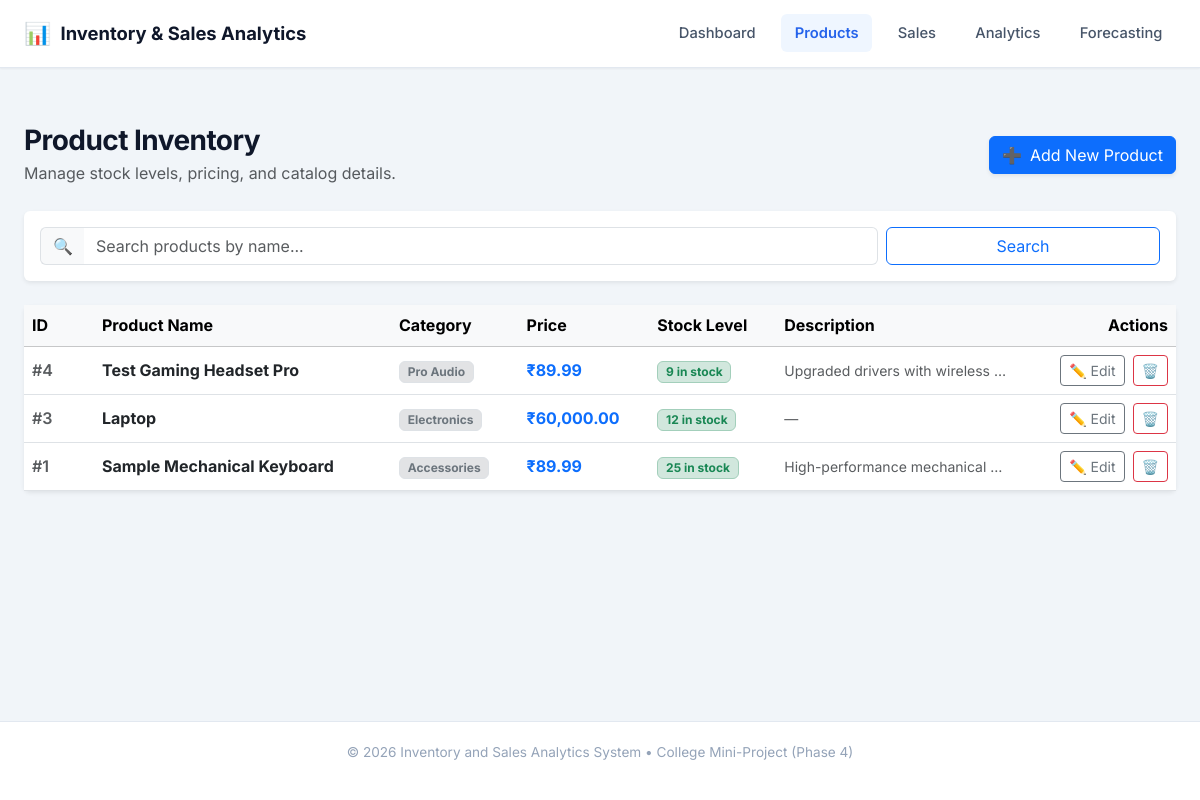
Screenshot of /products/ with the database file from the repository.
### models/product.py (models this page shows, shortened)
class Product(db.Model):
    __tablename__ = 'products'
    id = db.Column(db.Integer, primary_key=True)
    name = db.Column(db.String(100), nullable=False)
    category = db.Column(db.String(50), nullable=True)
    price = db.Column(db.Float, nullable=False)
    stock = db.Column(db.Integer, nullable=False)
    description = db.Column(db.Text, nullable=True)
    sales = db.relationship('Sale', back_populates='product', cascade='all, delete-orphan', lazy=True)

### products/routes.py (the view)
@products_bp.route('/', methods=['GET'])
def index():
    search_query = request.args.get('q', '').strip()
    if search_query:
        products = Product.query.filter(Product.name.ilike(f"%{search_query}%")).order_by(Product.name.asc()).all()
    else:
        products = Product.query.order_by(Product.id.desc()).all()
    return render_template('products.html', products=products, search_query=search_query)

### utils.py (called while the page is built)
def format_inr(number):
    if number is None:
        return "₹0.00"
    try:
        val = float(number)
    except (ValueError, TypeError):
        return f"₹{number}"
    is_neg = val < 0
    val = abs(val)
    formatted = f"{val:.2f}"
    parts = formatted.split(".")
    integer_part = parts[0]
    decimal_part = parts[1]
    if len(integer_part) > 3:
        last_three = integer_part[-3:]
        remaining = integer_part[:-3]
        grouped = []
        while len(remaining) > 2:
            grouped.insert(0, remaining[-2:])
            remaining = remaining[:-2]
        if remaining:
            grouped.insert(0, remaining)
        integer_part = ",".join(grouped) + "," + last_three
    prefix = "-₹" if is_neg else "₹"
    return f"{prefix}{integer_part}.{decimal_part}"

### templates/products.html (shortened to what this page needs)
{% extends 'base.html' %}
{% block content %}
<div class="page-container">
    <div class="page-header d-flex flex-wrap justify-content-between align-items-center gap-3 mb-4">
        <div>
            <h1 class="page-title mb-1">Product Inventory</h1>
            <p class="text-muted mb-0">Manage stock levels, pricing, and catalog details.</p>
        </div>
        <button type="button" class="btn btn-primary d-inline-flex align-items-center gap-2 shadow-sm" data-bs-toggle="modal" data-bs-target="#addProductModal">
            <span>➕</span> Add New Product
        </button>
    </div>
    <div class="card border-0 shadow-sm mb-4">
        <div class="card-body p-3">
            <form method="GET" action="{{ url_for('products.index') }}" class="row g-2 align-items-center">
                <div class="col-md-9 col-sm-8">
                    <div class="input-group">
                        <span class="input-group-text bg-light border-end-0">🔍</span>
                        <input type="text" name="q" class="form-control border-start-0" placeholder="Search products by name..." value="{{ search_query }}">
                    </div>
                </div>
                <div class="col-md-3 col-sm-4 d-flex gap-2">
                    <button type="submit" class="btn btn-outline-primary flex-fill">Search</button>
                </div>
            </form>
        </div>
    </div>
    <div class="card border-0 shadow-sm">
        <div class="table-responsive">
            <table class="table table-hover align-middle mb-0">
                <thead class="table-light">
                    <tr>
                        <th scope="col" style="width: 70px;">ID</th>
                        <th scope="col">Product Name</th>
                        <th scope="col">Category</th>
                        <th scope="col">Price</th>
                        <th scope="col">Stock Level</th>
                        <th scope="col">Description</th>
                        <th scope="col" class="text-end" style="width: 160px;">Actions</th>
                    </tr>
                </thead>
                <tbody>
                    {% for product in products %}
                        <tr>
                            <td class="text-muted fw-semibold">#{{ product.id }}</td>
                            <td>
                                <strong class="text-dark">{{ product.name }}</strong>
                            </td>
                            <td>
                                {% if product.category %}
                                    <span class="badge bg-secondary-subtle text-secondary border">{{ product.category }}</span>
                                {% else %}
                                    <span class="text-muted small">—</span>
                                {% endif %}
                            </td>
                            <td class="fw-bold text-primary">{{ product.price | inr }}</td>
                            <td>
                                {% if product.stock <= 0 %}
                                    <span class="badge bg-danger-subtle text-danger border border-danger-subtle">Out of Stock (0)</span>
                                {% elif product.stock <= 5 %}
                                    <span class="badge bg-warning-subtle text-warning-emphasis border border-warning-subtle">Low Stock ({{ product.stock }})</span>
                                {% else %}
                                    <span class="badge bg-success-subtle text-success border border-success-subtle">{{ product.stock }} in stock</span>
                                {% endif %}
                            </td>
                            <td class="text-muted small text-truncate" style="max-width: 200px;" title="{{ product.description or '' }}">
                                {{ product.description or '—' }}
                            </td>
                            <td class="text-end">
                                <div class="d-inline-flex gap-2">
                                    <a href="{{ url_for('products.edit', product_id=product.id) }}" class="btn btn-sm btn-outline-secondary" title="Edit Product">
                                        ✏️ Edit
                                    </a>
                                    <form action="{{ url_for('products.delete', product_id=product.id) }}" method="POST" class="d-inline" onsubmit="return confirm('Are you sure you want to delete \'{{ product.name }}\'? Associated sales records will also be removed.');">
                                        <button type="submit" class="btn btn-sm btn-outline-danger" title="Delete Product">
                                            🗑️
                                        </button>
                                    </form>
                                </div>
                            </td>
                        </tr>
                    {% endfor %}
                </tbody>
            </table>
        </div>
    </div>
</div>
{% endblock %}

### static/css/style.css (style rules this page uses)
:root { --bg-page: #f1f5f9; --bg-card: #ffffff; --text-primary: #0f172a; --text-secondary: #475569; --text-muted: #94a3b8; --primary: #2563eb; --primary-hover: #1d4ed8; --primary-light: #eff6ff; --border-color: #e2e8f0; --success: #16a34a; --success-bg: #dcfce7; --info: #0284c7; --info-bg: #e0f2fe; --radius-sm: 6px; --radius-md: 12px; --radius-lg: 16px; --shadow-sm: 0 1px 2px 0 rgba(0, 0, 0, 0.05); --shadow-md: 0 4px 6px -1px rgba(0, 0, 0, 0.1), 0 2px 4px -2px rgba(0, 0, 0, 0.1); --shadow-lg: 0 10px 15px -3px rgba(0, 0, 0, 0.1), 0 4px 6px -4px rgba(0, 0, 0, 0.1); --font-family: 'Inter', -apple-system, BlinkMacSystemFont, "Segoe UI", Roboto, sans-serif; }
* { margin: 0; padding: 0; box-sizing: border-box; }
body { font-family: var(--font-family); background-color: var(--bg-page); color: var(--text-primary); line-height: 1.6; min-height: 100vh; display: flex; flex-direction: column; }
.page-title { font-size: 1.75rem; font-weight: 700; letter-spacing: -0.02em; color: var(--text-primary); }
.text-success { color: var(--success); }

### rows the page displays
Product: id "4", name "Test Gaming Headset Pro", category "Pro Audio", price|inr "₹89.99", stock "9", description "Upgraded drivers with wireless…"
Product: id "3", name "Laptop", category "Electronics", price|inr "₹60,000.00", stock "12", description "—"
Product: id "1", name "Sample Mechanical Keyboard", category "Accessories", price|inr "₹89.99", stock "25", description "High-performance mechanical…"
